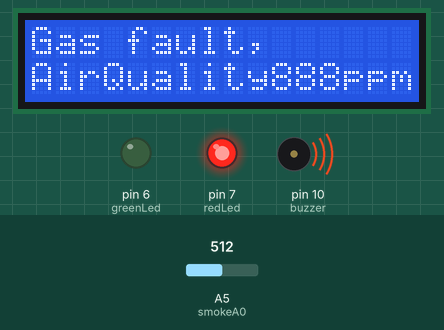
Bench run of a sketch on a simulated Arduino Uno, built with avr-gcc and run on an emulated ATmega328P. Parts: 16×2 character LCD, output pins drawn as LEDs (lit = HIGH), buzzer (waves = sounding). The test bench sets the inputs (shaded band); at power-on: A5 (smokeA0) = 512. What the sketch prints to the serial monitor is not drawn.

Above: at 4.2 s.
4.3 s: A5 (smokeA0) set to 128
5.8 s: A5 (smokeA0) set to 113
At 6.9 s:
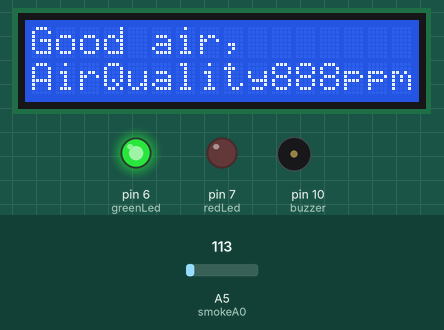
7.3 s: A5 (smokeA0) set to 122
At 8.2 s:
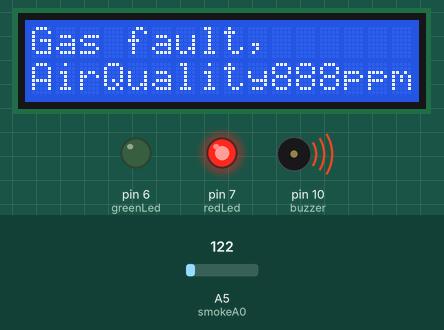
8.8 s: A5 (smokeA0) set to 0
At 9.6 s:
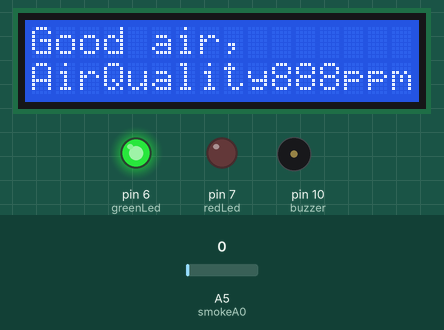
Timing chart, 0 to 11.3 s (numbered marks = the images above; inputs shaded):
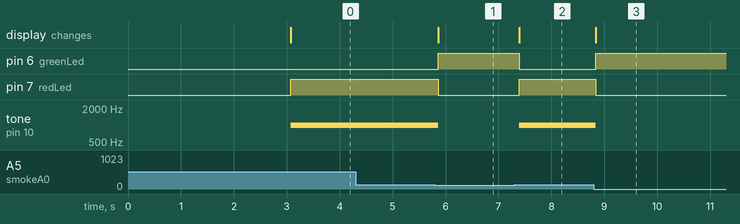

Measured:
- the behaviour switches between 121 and 120 on A5 (smokeA0) (found by bisection; images 0 and 1)
- after the input at 4.3 s, every drawn part: stays the same
- after the input at 5.8 s, pin 6 (greenLed): LOW → HIGH after 0.06 s; pin 7 (redLed): HIGH → LOW after 0.06 s; tone on pin 10 (buzzer): 1000 Hz → silent after 0.06 s; the display: changes after 0.06 s (image 1)
- after the input at 7.3 s, pin 6 (greenLed): HIGH → LOW after 0.09 s; pin 7 (redLed): LOW → HIGH after 0.09 s; tone on pin 10 (buzzer): silent → 1000 Hz after 0.09 s; the display: changes after 0.10 s (image 2)
- after the input at 8.8 s, pin 6 (greenLed): LOW → HIGH at once; pin 7 (redLed): HIGH → LOW at once; tone on pin 10 (buzzer): 1000 Hz → silent at once; the display: changes at once (image 3)

The sketch:

app_devolpment1.ino
```cpp
#include <LiquidCrystal.h>

const int rs = 12, en = 11, d4 = 5, d5 = 4, d6 = 3, d7 = 2;
LiquidCrystal lcd(rs, en, d4, d5, d6, d7);

int redLed = 7;
int greenLed = 6;
int buzzer = 10;
int smokeA0 = A5;
// Your threshold value
int sensorThres = 120;


void setup() {
  lcd.begin(16, 2);
  lcd.clear();
  lcd.setCursor(1,0);
    lcd.print("JAKIR HOSSAIN");
    lcd.setCursor(0,1);
    lcd.print("Gas fault Detect");
    delay(3000);
    lcd.clear();
    lcd.setCursor(0,1);
  lcd.print("AirQuality888ppm   ");
  pinMode(redLed, OUTPUT);
  pinMode(greenLed, OUTPUT);
  pinMode(buzzer, OUTPUT);
  pinMode(smokeA0, INPUT);
  Serial.begin(9600);
}

void loop() {
  int analogSensor = analogRead(smokeA0);

  Serial.print("Pin A5: ");
  Serial.println(analogSensor);
  // Checks if it has reached the threshold value
  if (analogSensor > sensorThres)
  {
    digitalWrite(redLed, HIGH);
    digitalWrite(greenLed, LOW);
    tone(buzzer, 1000, 200);
    lcd.setCursor(0,0);
    lcd.print("Gas fault,          ");
  }
  else
  {
    digitalWrite(redLed, LOW);
    digitalWrite(greenLed, HIGH);
    noTone(buzzer);
    lcd.setCursor(0,0);
    lcd.print("Good air,     ");
  }
  delay(100);
}
```
